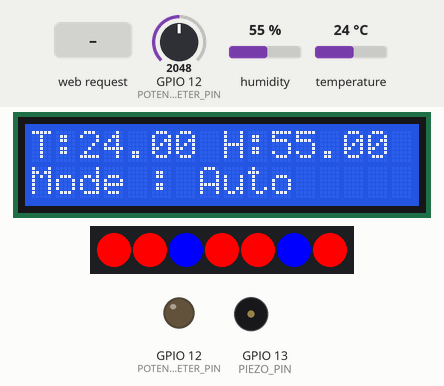
The sketch below on a simulated ESP32. Parts: 16×2 character LCD, 7 RGB LEDs in strip order, left to right, output pins drawn as LEDs (lit = HIGH), buzzer (waves = sounding). The inputs (shaded band) are chosen by the test bench; at power-on: humidity 55 %, temperature 24 °C, GPIO 12 (POTENTIOMETER_PIN) = 2048. WiFi joins after 1.5 s; servers stay silent unless stated; what the sketch prints to the serial monitor is not drawn.

Above: at 5.7 s.
5.8 s: HTTP request GET /setMode?mode=1 received
At 7.4 s:
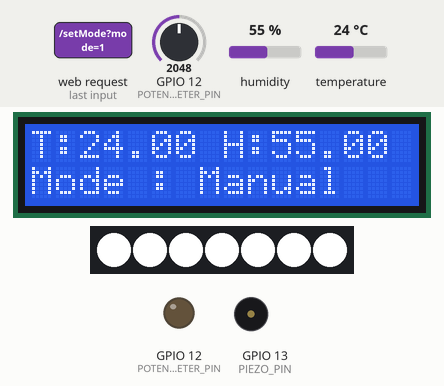
7.9 s: humidity set to 22 %
At 10.0 s:
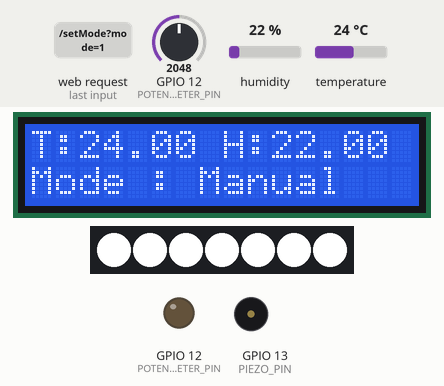
10.4 s: HTTP request GET /setMode?mode=auto received
At 11.9 s:
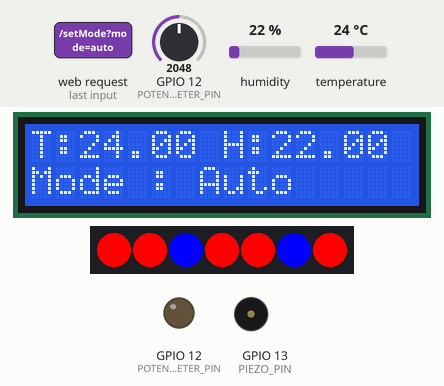
12.1 s: temperature set to 12 °C
At 15.2 s:
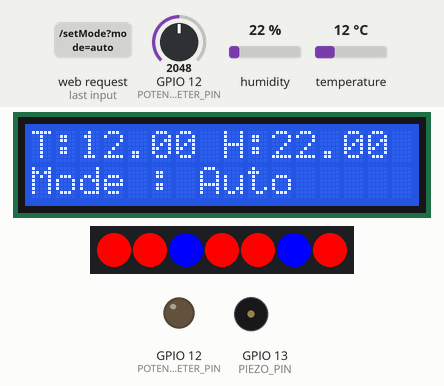
15.6 s: humidity set to 40 %
At 17.7 s:
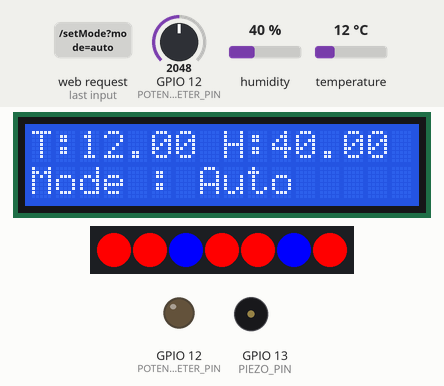
18.1 s: temperature set to 19 °C
At 20.3 s:
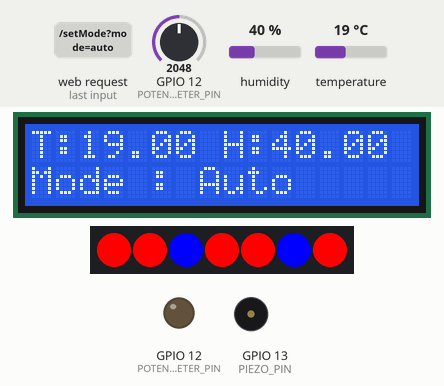
Timing chart, 0 to 21.7 s (numbered marks = the images above; inputs shaded):
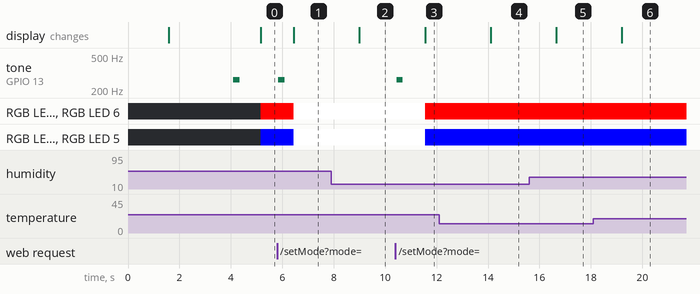

Measured:
- after the input at 5.8 s, tone on GPIO 13 (PIEZO_PIN): silent → 262 Hz at once, → silent 0.25 s later; RGB LED 0, RGB LED 1, RGB LED 3, RGB LED 4, RGB LED 6: RGB(255, 0, 0) → RGB(255, 255, 255) after 0.65 s; RGB LED 2, RGB LED 5: RGB(0, 0, 255) → RGB(255, 255, 255) after 0.65 s; the display: changes after 0.65 s (image 1)
- after the input at 7.9 s, the display: changes after 1.1 s (image 2)
- after the input at 10.4 s, tone on GPIO 13 (PIEZO_PIN): silent → 262 Hz at once, → silent 0.25 s later; RGB LED 0, RGB LED 1, RGB LED 3, RGB LED 4, RGB LED 6: RGB(255, 255, 255) → RGB(255, 0, 0) after 1.2 s; RGB LED 2, RGB LED 5: RGB(255, 255, 255) → RGB(0, 0, 255) after 1.2 s; the display: changes after 1.2 s (image 3)
- after the input at 12.1 s, the display: changes after 2.0 s (image 4)
- after the input at 15.6 s, the display: changes after 1.1 s (image 5)
- after the input at 18.1 s, the display: changes after 1.1 s (image 6)

The sketch:

Test.ino
```cpp
#include <WiFi.h>
#include <AsyncTCP.h>
#include <ESPAsyncWebServer.h>
#include <Wire.h>
#include <LiquidCrystal_I2C.h>
#include <DHT11.h>
#include <Adafruit_NeoPixel.h>

// 핀 설정
#define LED_PIN 17
#define LED_COUNT 7
#define LED_BRIGHTNESS 255
#define PIEZO_PIN 13
#define DHT11_PIN 14
#define POTENTIOMETER_PIN 12
// LCD 설정
LiquidCrystal_I2C lcd(0x27, 16, 2);
DHT11 dht(DHT11_PIN);

// Piezo 설정
const int SCALE[8] = { 262, 294, 330, 249, 392, 440, 494, 523 };

// Neo RGB 설정
Adafruit_NeoPixel strip(LED_COUNT, LED_PIN, NEO_GRB + NEO_KHZ800);
const int GROW_LIGHT[7][3] = {
  {255, 0, 0},
  {255, 0, 0},
  {0, 0, 255},
  {255, 0, 0},
  {255, 0, 0},
  {0, 0, 255},
  {255, 0, 0}
};

// Wi-Fi 설정
const char *ssid = "iptime 2.4G - iot";
const char *password = "Iptime@iot@connect";

// 웹 서버 생성
AsyncWebServer server(80);

// 상태 변수
bool led_auto_mode = true;
bool day_mode = true;
float temperature = 0.0;
float humidity = 0.0;
int red_value = 255;
int green_value = 255;
int blue_value = 255;

// HTML 웹 페이지
const char index_html[] PROGMEM = R"rawliteral(
<!DOCTYPE html>
<html>
<head>
  <meta charset="UTF-8">
  <title>Plant Assistant</title>
  <meta http-equiv="refresh" content="2">
  <style>
    body { font-family: Arial, sans-serif; text-align: center; background-color: #f0f8ff; }
    .button { padding: 10px; margin: 10px; font-size: 20px; }
    h1 { color: #2e8b57; }
    p { font-size: 18px; }
    .color-picker { margin: 20px; }
  </style>
</head>
<body>
  <h1>Plant Assistant</h1>
  <p><strong>Temperature:</strong> %TEMPERATURE% &deg;C</p>
  <p><strong>Humidity:</strong> %HUMIDITY% %</p>
  <p><strong>Led Mode:</strong> %LEDMODE%</p>

  <div class="color-picker">
    <label for="red">Red: </label>
    <input type="range" id="red" min="0" max="255" value="255">
    <br>
    <label for="green">Green: </label>
    <input type="range" id="green" min="0" max="255" value="255">
    <br>
    <label for="blue">Blue: </label>
    <input type="range" id="blue" min="0" max="255" value="255">
  </div>

  <button class="button" onclick="setMode('auto')">Auto Mode</button>
  <button class="button" onclick="setMode('manual')">Manual Mode</button>

  <script>
    function setMode(mode) {
      fetch(`/setMode?mode=${mode}`)
        .then(response => response.text())
        .then(data => {
          //alert(data); // 서버 알람 응답(테스트용 꺼놨음 지금은)
        });
    }

    // 슬라이더 값이 변경될 때마다 RGB 값을 서버에 자동으로 전송
    document.getElementById("red").addEventListener("input", applyColor);
    document.getElementById("green").addEventListener("input", applyColor);
    document.getElementById("blue").addEventListener("input", applyColor);

    function applyColor() {
      const red = document.getElementById("red").value;
      const green = document.getElementById("green").value;
      const blue = document.getElementById("blue").value;
      fetch(`/setColor?red=${red}&green=${green}&blue=${blue}`)
        .then(response => response.text())
        .then(data => {
          // 서버에서 응답 받은 메시지 출력
          console.log(data);
        });
    }

    // 페이지가 로드될 때마다 RGB 값을 서버에서 받아 슬라이더에 적용
    window.onload = function() {
      updateColorFromServer();  // 처음 로드 시 RGB 값을 서버에서 가져옴
    };

    // 2초마다 RGB 값을 서버에서 가져오는 함수
    function updateColorFromServer() {
      fetch('/getColor')
        .then(response => response.text())
        .then(data => {
          const colorData = data.split(" ");
          const red = colorData[0].split(":")[1];
          const green = colorData[1].split(":")[1];
          const blue = colorData[2].split(":")[1];

          // 서버에서 받은 RGB 값을 슬라이더에 적용
          document.getElementById("red").value = red;
          document.getElementById("green").value = green;
          document.getElementById("blue").value = blue;
        });
    }
  </script>
</body>
</html>
)rawliteral";

void setup() {
  // 시리얼 초기화
  Serial.begin(115200);

  // Piezo 초기화
  pinMode(PIEZO_PIN, OUTPUT);

  // LCD 초기화
  lcd.init();
  lcd.backlight();

  // Neo RGB 초기화
  strip.begin();
  strip.setBrightness(LED_BRIGHTNESS);
  strip.show();

  // POTENTIOMETER 초기화
  pinMode(POTENTIOMETER_PIN, OUTPUT);

  // Wi-Fi 연결
  WiFi.begin(ssid, password);
  Serial.print("Connecting to Wi-Fi");
  while (WiFi.status() != WL_CONNECTED) {
    delay(500);
    Serial.print(".");
  }
  Serial.println("\nWi-Fi Connected!");
  Serial.println(WiFi.localIP());
  lcd.clear();
  lcd.setCursor(0, 0);
  lcd.print("[ Local Ip ]");
  lcd.setCursor(0, 1);
  lcd.print(WiFi.localIP());
  delay(2500);
  tone(PIEZO_PIN, SCALE[0], 250);

  // 웹 서버 라우트 설정
  server.on("/", HTTP_GET, [](AsyncWebServerRequest *request) {
    String html = index_html;
    html.replace("%TEMPERATURE%", String(temperature, 1));
    html.replace("%HUMIDITY%", String(humidity, 1));
    html.replace("%LEDMODE%", (led_auto_mode ? "Auto" : "Manual"));
    request->send(200, "text/html", html);
  });

  server.on("/setMode", HTTP_GET, [](AsyncWebServerRequest *request) {
    tone(PIEZO_PIN, SCALE[0], 250);
    if (request->hasParam("mode")) {
      String mode = request->getParam("mode")->value();
      led_auto_mode = (mode == "auto");
      request->send(200, "text/plain", "Mode set to " + mode);
    } else {
      request->send(400, "text/plain", "Missing 'mode' parameter");
    }
  });

  // RGB 색상 설정 라우트
  server.on("/setColor", HTTP_GET, [](AsyncWebServerRequest *request) {
    if (request->hasParam("red") && request->hasParam("green") && request->hasParam("blue")) {
      red_value = request->getParam("red")->value().toInt();
      green_value = request->getParam("green")->value().toInt();
      blue_value = request->getParam("blue")->value().toInt();
      request->send(200, "text/plain", "Color set to R:" + String(red_value) + " G:" + String(green_value) + " B:" + String(blue_value));
    } else {
      request->send(400, "text/plain", "Missing RGB parameters");
    }
  });

  // RGB 값 반환 라우트
  server.on("/getColor", HTTP_GET, [](AsyncWebServerRequest *request) {
    String colorData = "R:" + String(red_value) + " G:" + String(green_value) + " B:" + String(blue_value);
    request->send(200, "text/plain", colorData);
  });

  // 404 핸들러
  server.onNotFound([](AsyncWebServerRequest *request) {
    request->send(404, "text/plain", "Not Found");
  });

  // 서버 시작
  server.begin();
}

void loop() {
  // Sensor value update
  int light_level = analogRead(POTENTIOMETER_PIN);
  Serial.println(light_level);
  temperature = dht.readTemperature();
  humidity = dht.readHumidity();
  // Led update
  if(led_auto_mode){
    for (int i = 0; i < LED_COUNT; i++) {
      strip.setPixelColor(i, GROW_LIGHT[i][0], GROW_LIGHT[i][1], GROW_LIGHT[i][2], 0);
    }
  }else{
    for (int i = 0; i < LED_COUNT; i++) {
      strip.setPixelColor(i, red_value, green_value, blue_value, 0);
    }
  }
  strip.show();
  // LCD update
  lcd.clear();
  lcd.setCursor(0, 0);
  lcd.print("T:");
  lcd.print(temperature);
  lcd.print(" H:");
  lcd.print(humidity);
  lcd.setCursor(0, 1);
  lcd.print("Mode : ");
  lcd.print(led_auto_mode ? "Auto" : "Manual");
  delay(200);
}
```
